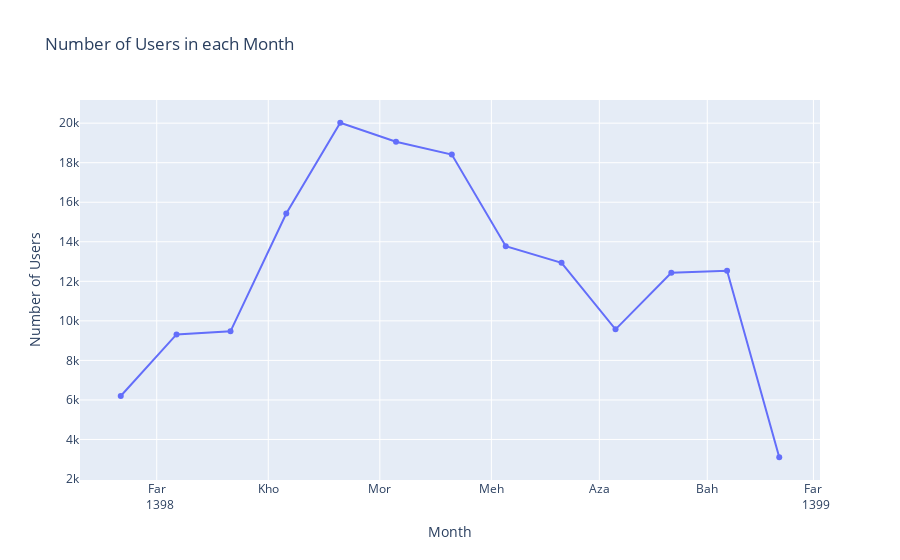

The cell this chart's notebook holds for it:
### Markdown cell above
### 3)

### Code cell
transactions_per_month = transaction.groupby(by=[transaction['DateTime'].dt.year, transaction['DateTime'].dt.month])

distinct_users_per_month = transactions_per_month['UserID'].nunique()

multi_index = list(distinct_users_per_month.index)
index = list(map(lambda x: datetime.date(year=x[0], month=x[1], day=1), multi_index))
distinct_users_per_month.index = index


fig = go.Figure()
fig.add_trace(go.Scatter(x=list(distinct_users_per_month.index), y=list(distinct_users_per_month)))
fig.update_layout(title_text="Number of Users in each Month")
fig.update_xaxes(title_text="Month")
fig.update_yaxes(title_text="Number of Users")
fig.update_xaxes(calendar='jalali', tickformat="%b\n\n\n%Y")
fig.show()

### Figure 1 — Plotly figure (JSON) as saved in the notebook; plotly's stock layout.template omitted (floating-point values rounded to 4 significant figures)
{"data": [{"type": "scatter", "x": ["2019-03-01", "2019-04-01", "2019-05-01", "2019-06-01", "2019-07-01", "2019-08-01", "2019-09-01", "2019-10-01", "2019-11-01", "2019-12-01", "2020-01-01", "2020-02-01", "2020-03-01"], "y": [6200, 9316, 9471, 15433, 20021, 19063, 18413, 13778, 12936, 9571, 12432, 12532, 3101]}], "layout": {"title": {"text": "Number of Users in each Month"}, "xaxis": {"calendar": "jalali", "tickformat": "%b\n\n\n%Y", "title": {"text": "Month"}}, "yaxis": {"title": {"text": "Number of Users"}}}}
